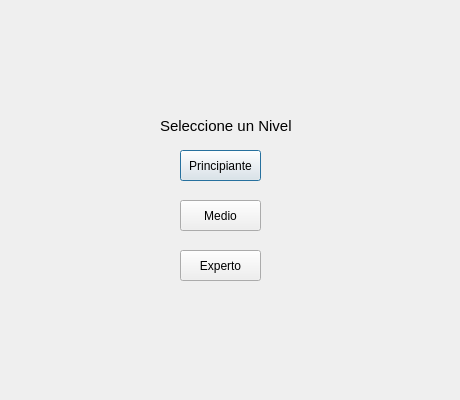
<?xml version="1.0" encoding="UTF-8"?>
<ui version="4.0">
 <class>Bienvenida</class>
 <widget class="QDialog" name="Bienvenida">
  <property name="geometry">
   <rect>
    <x>0</x>
    <y>0</y>
    <width>460</width>
    <height>400</height>
   </rect>
  </property>
  <property name="windowTitle">
   <string>Juego del Gato</string>
  </property>
  <widget class="QLabel" name="label_1">
   <property name="geometry">
    <rect>
     <x>60</x>
     <y>30</y>
     <width>351</width>
     <height>41</height>
    </rect>
   </property>
   <property name="text">
    <string/>
   </property>
  </widget>
  <widget class="QLabel" name="label_2">
   <property name="geometry">
    <rect>
     <x>160</x>
     <y>110</y>
     <width>161</width>
     <height>31</height>
    </rect>
   </property>
   <property name="font">
    <font>
     <pointsize>11</pointsize>
    </font>
   </property>
   <property name="text">
    <string>Seleccione un Nivel</string>
   </property>
  </widget>
  <widget class="QPushButton" name="pushButton">
   <property name="geometry">
    <rect>
     <x>180</x>
     <y>150</y>
     <width>81</width>
     <height>31</height>
    </rect>
   </property>
   <property name="text">
    <string>Principiante</string>
   </property>
  </widget>
  <widget class="QPushButton" name="pushButton_2">
   <property name="geometry">
    <rect>
     <x>180</x>
     <y>200</y>
     <width>81</width>
     <height>31</height>
    </rect>
   </property>
   <property name="text">
    <string>Medio</string>
   </property>
  </widget>
  <widget class="QPushButton" name="pushButton_3">
   <property name="geometry">
    <rect>
     <x>180</x>
     <y>250</y>
     <width>81</width>
     <height>31</height>
    </rect>
   </property>
   <property name="text">
    <string>Experto</string>
   </property>
  </widget>
 </widget>
 <resources/>
 <connections/>
</ui>
